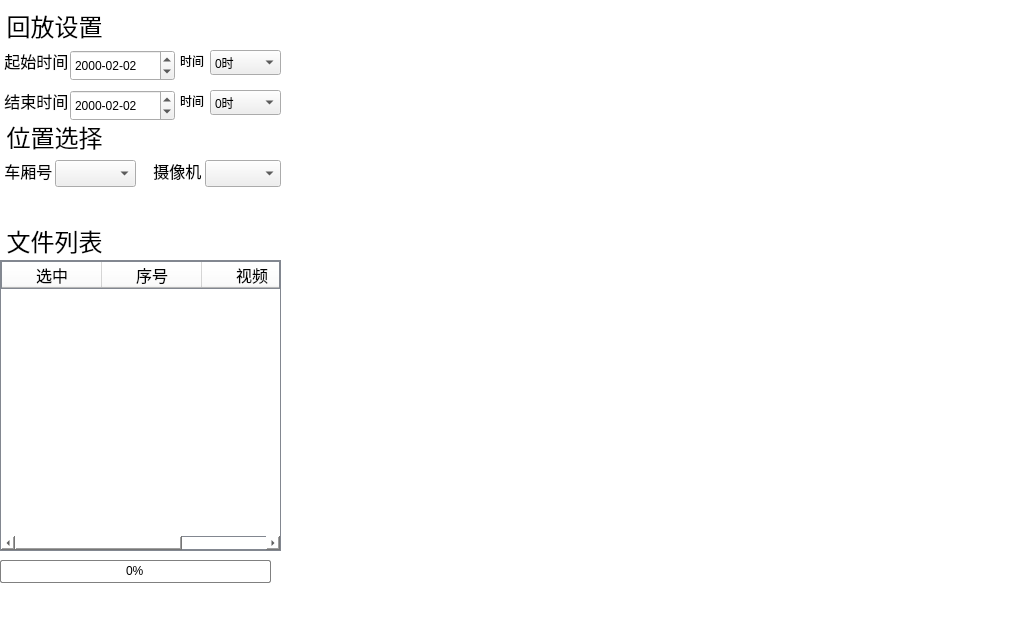
<?xml version="1.0" encoding="UTF-8"?>
<ui version="4.0">
 <class>recordPlayWidget</class>
 <widget class="QWidget" name="recordPlayWidget">
  <property name="geometry">
   <rect>
    <x>0</x>
    <y>0</y>
    <width>1024</width>
    <height>630</height>
   </rect>
  </property>
  <property name="windowTitle">
   <string>Form</string>
  </property>
  <property name="styleSheet">
   <string notr="true"/>
  </property>
  <widget class="QComboBox" name="cameraSelectionComboBox">
   <property name="geometry">
    <rect>
     <x>205</x>
     <y>160</y>
     <width>76</width>
     <height>27</height>
    </rect>
   </property>
   <property name="font">
    <font>
     <pointsize>12</pointsize>
    </font>
   </property>
  </widget>
  <widget class="QLabel" name="label_5">
   <property name="geometry">
    <rect>
     <x>0</x>
     <y>120</y>
     <width>111</width>
     <height>33</height>
    </rect>
   </property>
   <property name="font">
    <font>
     <pointsize>18</pointsize>
    </font>
   </property>
   <property name="styleSheet">
    <string notr="true"> #label_5 { 
	color: rgb(0, 0, 0);
    background-color: rgb(255, 255, 255);
  } 
 #label_5 * { 
     background-color:; 
 }</string>
   </property>
   <property name="text">
    <string> 位置选择</string>
   </property>
  </widget>
  <widget class="QPushButton" name="playNextOnePushButton">
   <property name="geometry">
    <rect>
     <x>700</x>
     <y>575</y>
     <width>51</width>
     <height>51</height>
    </rect>
   </property>
   <property name="styleSheet">
    <string notr="true">QPushButton{
background-image: url(:/monres/next.bmp);
border-color: rgb(255, 255, 255);
border-width: 1px;
border-style: solid;}

QPushButton:pressed
{background-color: rgb(86, 164, 246);
color: rgb(255, 255, 255);
border-color: rgb(170, 170, 170);
border-width: 2px;border-style: solid;}</string>
   </property>
   <property name="text">
    <string/>
   </property>
   <property name="iconSize">
    <size>
     <width>41</width>
     <height>41</height>
    </size>
   </property>
   <property name="autoRepeat">
    <bool>false</bool>
   </property>
   <property name="autoRepeatDelay">
    <number>1000</number>
   </property>
   <property name="autoRepeatInterval">
    <number>1000</number>
   </property>
   <property name="flat">
    <bool>true</bool>
   </property>
  </widget>
  <widget class="QPushButton" name="stopPushButton">
   <property name="geometry">
    <rect>
     <x>560</x>
     <y>575</y>
     <width>51</width>
     <height>51</height>
    </rect>
   </property>
   <property name="styleSheet">
    <string notr="true">QPushButton{
background-image: url(:/monres/stop.bmp);
border-color: rgb(255, 255, 255);
border-width: 1px;
border-style: solid;}

QPushButton:pressed
{background-color: rgb(86, 164, 246);
color: rgb(255, 255, 255);
border-color: rgb(170, 170, 170);
border-width: 2px;border-style: solid;}
</string>
   </property>
   <property name="text">
    <string/>
   </property>
   <property name="iconSize">
    <size>
     <width>41</width>
     <height>41</height>
    </size>
   </property>
   <property name="flat">
    <bool>true</bool>
   </property>
  </widget>
  <widget class="QLabel" name="label_7">
   <property name="geometry">
    <rect>
     <x>140</x>
     <y>150</y>
     <width>121</width>
     <height>41</height>
    </rect>
   </property>
   <property name="font">
    <font>
     <pointsize>12</pointsize>
    </font>
   </property>
   <property name="styleSheet">
    <string notr="true"> #label_7 { 
	color: rgb(0, 0, 0);
    background-color: rgb(255, 255, 255);
  } 
 #label_7 * { 
     background-color:; 
 }</string>
   </property>
   <property name="text">
    <string>   摄像机</string>
   </property>
  </widget>
  <widget class="QPushButton" name="alarmPushButton">
   <property name="geometry">
    <rect>
     <x>770</x>
     <y>585</y>
     <width>82</width>
     <height>36</height>
    </rect>
   </property>
   <property name="font">
    <font>
     <pointsize>12</pointsize>
    </font>
   </property>
   <property name="styleSheet">
    <string notr="true">QPushButton{
background-image: url(:/monres/alertoff.bmp);
border-color: rgb(255, 255, 255);
border-width: 1px;
border-style: solid;}


QPushButton:pressed
{background-color: rgb(86, 164, 246);color: rgb(255, 255, 255);border-color: rgb(170, 170, 170);border-width: 2px;border-style: solid;}</string>
   </property>
   <property name="text">
    <string/>
   </property>
   <property name="checkable">
    <bool>true</bool>
   </property>
  </widget>
  <widget class="QTableWidget" name="recordFileTableWidget">
   <property name="geometry">
    <rect>
     <x>0</x>
     <y>260</y>
     <width>281</width>
     <height>291</height>
    </rect>
   </property>
   <property name="font">
    <font>
     <pointsize>12</pointsize>
    </font>
   </property>
   <property name="styleSheet">
    <string notr="true">border-style: none;
background-color: rgb(255,255,255);
gridline-color: rgb(130, 135, 144);
border-color: rgb(130, 135, 144);
border-width: 1px;border-style: solid;</string>
   </property>
   <property name="showGrid">
    <bool>false</bool>
   </property>
   <property name="columnCount">
    <number>3</number>
   </property>
   <attribute name="horizontalHeaderCascadingSectionResizes">
    <bool>false</bool>
   </attribute>
   <attribute name="horizontalHeaderDefaultSectionSize">
    <number>100</number>
   </attribute>
   <attribute name="horizontalHeaderShowSortIndicator" stdset="0">
    <bool>false</bool>
   </attribute>
   <attribute name="horizontalHeaderStretchLastSection">
    <bool>true</bool>
   </attribute>
   <attribute name="verticalHeaderVisible">
    <bool>false</bool>
   </attribute>
   <column>
    <property name="text">
     <string>选中</string>
    </property>
    <property name="font">
     <font>
      <pointsize>12</pointsize>
      <weight>50</weight>
      <bold>false</bold>
     </font>
    </property>
    <property name="textAlignment">
     <set>AlignCenter</set>
    </property>
    <property name="background">
     <color>
      <red>255</red>
      <green>255</green>
      <blue>255</blue>
     </color>
    </property>
   </column>
   <column>
    <property name="text">
     <string>序号</string>
    </property>
    <property name="font">
     <font>
      <pointsize>12</pointsize>
      <weight>50</weight>
      <bold>false</bold>
     </font>
    </property>
    <property name="textAlignment">
     <set>AlignCenter</set>
    </property>
    <property name="background">
     <color>
      <red>255</red>
      <green>255</green>
      <blue>255</blue>
     </color>
    </property>
   </column>
   <column>
    <property name="text">
     <string>视频</string>
    </property>
    <property name="font">
     <font>
      <pointsize>12</pointsize>
      <weight>50</weight>
      <bold>false</bold>
     </font>
    </property>
    <property name="textAlignment">
     <set>AlignCenter</set>
    </property>
    <property name="background">
     <color>
      <red>255</red>
      <green>255</green>
      <blue>255</blue>
     </color>
    </property>
   </column>
  </widget>
  <widget class="QPushButton" name="playLastOnePushButton">
   <property name="geometry">
    <rect>
     <x>280</x>
     <y>575</y>
     <width>51</width>
     <height>51</height>
    </rect>
   </property>
   <property name="styleSheet">
    <string notr="true">QPushButton{
background-image: url(:/monres/before.bmp);
border-color: rgb(255, 255, 255);
border-width: 1px;
border-style: solid;}

QPushButton:pressed
{background-color: rgb(86, 164, 246);
color: rgb(255, 255, 255);
border-color: rgb(170, 170, 170);
border-width: 2px;border-style: solid;}
</string>
   </property>
   <property name="text">
    <string/>
   </property>
   <property name="iconSize">
    <size>
     <width>41</width>
     <height>41</height>
    </size>
   </property>
   <property name="autoRepeat">
    <bool>false</bool>
   </property>
   <property name="autoRepeatDelay">
    <number>1000</number>
   </property>
   <property name="autoRepeatInterval">
    <number>1000</number>
   </property>
   <property name="flat">
    <bool>true</bool>
   </property>
  </widget>
  <widget class="QPushButton" name="queryPushButton">
   <property name="geometry">
    <rect>
     <x>90</x>
     <y>195</y>
     <width>112</width>
     <height>32</height>
    </rect>
   </property>
   <property name="font">
    <font>
     <pointsize>12</pointsize>
    </font>
   </property>
   <property name="styleSheet">
    <string notr="true">QPushButton{
background-image: url(:/monres/search.bmp);
border-color: rgb(255, 255, 255);
border-width: 1px;
border-style: solid;}


QPushButton:pressed
{background-color: rgb(86, 164, 246);color: rgb(255, 255, 255);border-color: rgb(170, 170, 170);border-width: 2px;border-style: solid;}</string>
   </property>
   <property name="text">
    <string/>
   </property>
  </widget>
  <widget class="QLabel" name="label_2">
   <property name="geometry">
    <rect>
     <x>0</x>
     <y>0</y>
     <width>111</width>
     <height>51</height>
    </rect>
   </property>
   <property name="font">
    <font>
     <pointsize>18</pointsize>
    </font>
   </property>
   <property name="styleSheet">
    <string notr="true"> #label_2 { 
	color: rgb(0, 0, 0);
    background-color: rgb(255, 255, 255);
  } 
 #label_2 * { 
     background-color:; 
 }</string>
   </property>
   <property name="text">
    <string> 回放设置</string>
   </property>
  </widget>
  <widget class="QPushButton" name="downLoadPushButton">
   <property name="geometry">
    <rect>
     <x>30</x>
     <y>585</y>
     <width>207</width>
     <height>43</height>
    </rect>
   </property>
   <property name="font">
    <font>
     <pointsize>12</pointsize>
    </font>
   </property>
   <property name="styleSheet">
    <string notr="true">QPushButton{
background-image: url(:/monres/videodownload.bmp);
border-color: rgb(255, 255, 255);
border-width: 1px;
border-style: solid;}

QPushButton:pressed
{background-color: rgb(86, 164, 246);color: rgb(255, 255, 255);border-color: rgb(170, 170, 170);border-width: 2px;border-style: solid;}</string>
   </property>
   <property name="text">
    <string/>
   </property>
  </widget>
  <widget class="QPushButton" name="minusStepPushButton">
   <property name="geometry">
    <rect>
     <x>945</x>
     <y>555</y>
     <width>69</width>
     <height>31</height>
    </rect>
   </property>
   <property name="styleSheet">
    <string notr="true">
QPushButton{
background-image: url(:/monres/mslow.bmp);
border-color: rgb(255, 255, 255);
border-width: 1px;
border-style: solid;}

QPushButton:pressed
{background-color: rgb(86, 164, 246);
color: rgb(255, 255, 255);
border-color: rgb(170, 170, 170);
border-width: 2px;border-style: solid;}</string>
   </property>
   <property name="locale">
    <locale language="English" country="TuvaluCountry"/>
   </property>
   <property name="text">
    <string/>
   </property>
   <property name="iconSize">
    <size>
     <width>41</width>
     <height>41</height>
    </size>
   </property>
   <property name="flat">
    <bool>true</bool>
   </property>
  </widget>
  <widget class="QPushButton" name="playPushButton">
   <property name="geometry">
    <rect>
     <x>420</x>
     <y>575</y>
     <width>51</width>
     <height>51</height>
    </rect>
   </property>
   <property name="styleSheet">
    <string notr="true">QPushButton{
background-image: url(:/monres/start.bmp);
border-color: rgb(255, 255, 255);
border-width: 1px;
border-style: solid;}

QPushButton:pressed
{background-color: rgb(86, 164, 246);
color: rgb(255, 255, 255);
border-color: rgb(170, 170, 170);
border-width: 2px;border-style: solid;}
</string>
   </property>
   <property name="text">
    <string/>
   </property>
   <property name="iconSize">
    <size>
     <width>41</width>
     <height>41</height>
    </size>
   </property>
   <property name="flat">
    <bool>true</bool>
   </property>
  </widget>
  <widget class="QLabel" name="label_6">
   <property name="geometry">
    <rect>
     <x>0</x>
     <y>150</y>
     <width>141</width>
     <height>41</height>
    </rect>
   </property>
   <property name="font">
    <font>
     <pointsize>12</pointsize>
    </font>
   </property>
   <property name="styleSheet">
    <string notr="true"> #label_6 { 
	color: rgb(0, 0, 0);
    background-color: rgb(255, 255, 255);
  } 
 #label_6 * { 
     background-color:; 
 }</string>
   </property>
   <property name="text">
    <string> 车厢号</string>
   </property>
  </widget>
  <widget class="QLabel" name="label_4">
   <property name="geometry">
    <rect>
     <x>0</x>
     <y>80</y>
     <width>71</width>
     <height>41</height>
    </rect>
   </property>
   <property name="font">
    <font>
     <pointsize>12</pointsize>
    </font>
   </property>
   <property name="styleSheet">
    <string notr="true"> #label_4 { 
	color: rgb(0, 0, 0);
    background-color: rgb(255, 255, 255);
  } 
 #label_4 * { 
     background-color:; 
 }</string>
   </property>
   <property name="text">
    <string> 结束时间</string>
   </property>
  </widget>
  <widget class="QPushButton" name="fastForwardPushButton">
   <property name="geometry">
    <rect>
     <x>630</x>
     <y>575</y>
     <width>51</width>
     <height>51</height>
    </rect>
   </property>
   <property name="styleSheet">
    <string notr="true">QPushButton{
background-image: url(:/monres/fast.bmp);
border-color: rgb(255, 255, 255);
border-width: 1px;
border-style: solid;}

QPushButton:pressed
{background-color: rgb(86, 164, 246);
color: rgb(255, 255, 255);
border-color: rgb(170, 170, 170);
border-width: 2px;border-style: solid;}
</string>
   </property>
   <property name="text">
    <string/>
   </property>
   <property name="iconSize">
    <size>
     <width>41</width>
     <height>41</height>
    </size>
   </property>
   <property name="flat">
    <bool>true</bool>
   </property>
  </widget>
  <widget class="QLabel" name="label_9">
   <property name="geometry">
    <rect>
     <x>0</x>
     <y>220</y>
     <width>121</width>
     <height>41</height>
    </rect>
   </property>
   <property name="font">
    <font>
     <pointsize>18</pointsize>
    </font>
   </property>
   <property name="styleSheet">
    <string notr="true"> #label_9 { 
	color: rgb(0, 0, 0);
    background-color: rgb(255, 255, 255);
  } 
 #label_9 * { 
     background-color:; 
 }</string>
   </property>
   <property name="text">
    <string> 文件列表</string>
   </property>
  </widget>
  <widget class="QPushButton" name="slowForwardPushButton">
   <property name="geometry">
    <rect>
     <x>350</x>
     <y>575</y>
     <width>51</width>
     <height>51</height>
    </rect>
   </property>
   <property name="styleSheet">
    <string notr="true">QPushButton{
background-image: url(:/monres/slow.bmp);
border-color: rgb(255, 255, 255);
border-width: 1px;
border-style: solid;}

QPushButton:pressed
{background-color: rgb(86, 164, 246);
color: rgb(255, 255, 255);
border-color: rgb(170, 170, 170);
border-width: 2px;border-style: solid;}
</string>
   </property>
   <property name="text">
    <string/>
   </property>
   <property name="iconSize">
    <size>
     <width>41</width>
     <height>41</height>
    </size>
   </property>
   <property name="flat">
    <bool>true</bool>
   </property>
  </widget>
  <widget class="QLabel" name="label_3">
   <property name="geometry">
    <rect>
     <x>0</x>
     <y>40</y>
     <width>71</width>
     <height>41</height>
    </rect>
   </property>
   <property name="font">
    <font>
     <pointsize>12</pointsize>
    </font>
   </property>
   <property name="styleSheet">
    <string notr="true"> #label_3 { 
	color: rgb(0, 0, 0);
    background-color: rgb(255, 255, 255);
  } 
 #label_3 * { 
     background-color:; 
 }</string>
   </property>
   <property name="text">
    <string> 起始时间</string>
   </property>
  </widget>
  <widget class="QComboBox" name="carSeletionComboBox">
   <property name="geometry">
    <rect>
     <x>55</x>
     <y>160</y>
     <width>81</width>
     <height>27</height>
    </rect>
   </property>
   <property name="font">
    <font>
     <pointsize>12</pointsize>
    </font>
   </property>
  </widget>
  <widget class="QPushButton" name="plusStepPushButton">
   <property name="geometry">
    <rect>
     <x>945</x>
     <y>590</y>
     <width>68</width>
     <height>30</height>
    </rect>
   </property>
   <property name="styleSheet">
    <string notr="true">QPushButton{
background-image: url(:/monres/mfast.bmp);
border-color: rgb(255, 255, 255);
border-width: 1px;
border-style: solid;}

QPushButton:pressed
{background-color: rgb(86, 164, 246);color: rgb(255, 255, 255);border-color: rgb(170, 170, 170);border-width: 2px;border-style: solid;}</string>
   </property>
   <property name="text">
    <string/>
   </property>
   <property name="iconSize">
    <size>
     <width>41</width>
     <height>41</height>
    </size>
   </property>
   <property name="flat">
    <bool>true</bool>
   </property>
  </widget>
  <widget class="QDateEdit" name="StartdateEdit">
   <property name="enabled">
    <bool>true</bool>
   </property>
   <property name="geometry">
    <rect>
     <x>70</x>
     <y>50</y>
     <width>105</width>
     <height>31</height>
    </rect>
   </property>
   <property name="focusPolicy">
    <enum>Qt::TabFocus</enum>
   </property>
   <property name="locale">
    <locale language="Chinese" country="China"/>
   </property>
   <property name="inputMethodHints">
    <set>Qt::ImhNone</set>
   </property>
   <property name="keyboardTracking">
    <bool>false</bool>
   </property>
   <property name="displayFormat">
    <string>yyyy-MM-dd</string>
   </property>
   <property name="calendarPopup">
    <bool>false</bool>
   </property>
   <property name="timeSpec">
    <enum>Qt::LocalTime</enum>
   </property>
   <property name="date">
    <date>
     <year>2000</year>
     <month>2</month>
     <day>2</day>
    </date>
   </property>
  </widget>
  <widget class="QDateEdit" name="EnddateEdit">
   <property name="geometry">
    <rect>
     <x>70</x>
     <y>90</y>
     <width>105</width>
     <height>31</height>
    </rect>
   </property>
   <property name="locale">
    <locale language="Chinese" country="China"/>
   </property>
   <property name="inputMethodHints">
    <set>Qt::ImhNone</set>
   </property>
   <property name="keyboardTracking">
    <bool>false</bool>
   </property>
   <property name="displayFormat">
    <string>yyyy-MM-dd</string>
   </property>
   <property name="calendarPopup">
    <bool>false</bool>
   </property>
   <property name="currentSectionIndex">
    <number>0</number>
   </property>
   <property name="timeSpec">
    <enum>Qt::LocalTime</enum>
   </property>
   <property name="date">
    <date>
     <year>2000</year>
     <month>2</month>
     <day>2</day>
    </date>
   </property>
  </widget>
  <widget class="QLabel" name="label">
   <property name="geometry">
    <rect>
     <x>180</x>
     <y>50</y>
     <width>31</width>
     <height>21</height>
    </rect>
   </property>
   <property name="text">
    <string>时间</string>
   </property>
  </widget>
  <widget class="QLabel" name="label_14">
   <property name="geometry">
    <rect>
     <x>180</x>
     <y>90</y>
     <width>31</width>
     <height>21</height>
    </rect>
   </property>
   <property name="text">
    <string>时间</string>
   </property>
  </widget>
  <widget class="QPushButton" name="canselPushButton">
   <property name="geometry">
    <rect>
     <x>860</x>
     <y>585</y>
     <width>82</width>
     <height>36</height>
    </rect>
   </property>
   <property name="font">
    <font>
     <pointsize>12</pointsize>
    </font>
   </property>
   <property name="styleSheet">
    <string notr="true">QPushButton{
background-image: url(:/monres/cancel.bmp);
border-color: rgb(255, 255, 255);
border-width: 1px;
border-style: solid;}

QPushButton:pressed
{background-color: rgb(86, 164, 246);color: rgb(255, 255, 255);border-color: rgb(170, 170, 170);border-width: 2px;border-style: solid;}</string>
   </property>
   <property name="text">
    <string/>
   </property>
   <property name="checkable">
    <bool>true</bool>
   </property>
  </widget>
  <widget class="QPushButton" name="pushButton">
   <property name="geometry">
    <rect>
     <x>490</x>
     <y>575</y>
     <width>51</width>
     <height>51</height>
    </rect>
   </property>
   <property name="styleSheet">
    <string notr="true">QPushButton{
background-image: url(:/monres/pause1.bmp);
border-color: rgb(255, 255, 255);
border-width: 1px;
border-style: solid;}

QPushButton:pressed
{background-color: rgb(86, 164, 246);
color: rgb(255, 255, 255);
border-color: rgb(170, 170, 170);
border-width: 2px;border-style: solid;}
</string>
   </property>
   <property name="text">
    <string/>
   </property>
  </widget>
  <widget class="QLabel" name="label_12">
   <property name="geometry">
    <rect>
     <x>0</x>
     <y>0</y>
     <width>1024</width>
     <height>630</height>
    </rect>
   </property>
   <property name="styleSheet">
    <string notr="true">background-color: rgb(255, 255, 255);</string>
   </property>
   <property name="text">
    <string/>
   </property>
  </widget>
  <widget class="QProgressBar" name="fileDownloadProgressBar">
   <property name="geometry">
    <rect>
     <x>0</x>
     <y>560</y>
     <width>271</width>
     <height>23</height>
    </rect>
   </property>
   <property name="styleSheet">
    <string notr="true">QProgressBar {
	background-color: rgb(0, 193, 37);
   border: 1px solid grey;
   border-radius: 2px;
   background-color: #FFFFFF;
}
 
QProgressBar::chunk {
   background-color: #4FEE9C;
   width: 20px;
}
 
QProgressBar {
   border: 1px solid grey;
   border-radius: 2px;
   text-align: center;
}</string>
   </property>
   <property name="value">
    <number>0</number>
   </property>
  </widget>
  <widget class="QComboBox" name="StartcomboBox">
   <property name="geometry">
    <rect>
     <x>210</x>
     <y>50</y>
     <width>71</width>
     <height>25</height>
    </rect>
   </property>
   <item>
    <property name="text">
     <string>0时</string>
    </property>
   </item>
   <item>
    <property name="text">
     <string>1时</string>
    </property>
   </item>
   <item>
    <property name="text">
     <string>2时</string>
    </property>
   </item>
   <item>
    <property name="text">
     <string>3时</string>
    </property>
   </item>
   <item>
    <property name="text">
     <string>4时</string>
    </property>
   </item>
   <item>
    <property name="text">
     <string>5时</string>
    </property>
   </item>
   <item>
    <property name="text">
     <string>6时</string>
    </property>
   </item>
   <item>
    <property name="text">
     <string>7时</string>
    </property>
   </item>
   <item>
    <property name="text">
     <string>8时</string>
    </property>
   </item>
   <item>
    <property name="text">
     <string>9时</string>
    </property>
   </item>
   <item>
    <property name="text">
     <string>10时</string>
    </property>
   </item>
   <item>
    <property name="text">
     <string>11时</string>
    </property>
   </item>
   <item>
    <property name="text">
     <string>12时</string>
    </property>
   </item>
   <item>
    <property name="text">
     <string>13时</string>
    </property>
   </item>
   <item>
    <property name="text">
     <string>14时</string>
    </property>
   </item>
   <item>
    <property name="text">
     <string>15时</string>
    </property>
   </item>
   <item>
    <property name="text">
     <string>16时</string>
    </property>
   </item>
   <item>
    <property name="text">
     <string>17时</string>
    </property>
   </item>
   <item>
    <property name="text">
     <string>18时</string>
    </property>
   </item>
   <item>
    <property name="text">
     <string>19时</string>
    </property>
   </item>
   <item>
    <property name="text">
     <string>20时</string>
    </property>
   </item>
   <item>
    <property name="text">
     <string>21时</string>
    </property>
   </item>
   <item>
    <property name="text">
     <string>22时</string>
    </property>
   </item>
   <item>
    <property name="text">
     <string>23时</string>
    </property>
   </item>
  </widget>
  <widget class="QComboBox" name="EndcomboBox">
   <property name="geometry">
    <rect>
     <x>210</x>
     <y>90</y>
     <width>71</width>
     <height>25</height>
    </rect>
   </property>
   <item>
    <property name="text">
     <string>0时</string>
    </property>
   </item>
   <item>
    <property name="text">
     <string>1时</string>
    </property>
   </item>
   <item>
    <property name="text">
     <string>2时</string>
    </property>
   </item>
   <item>
    <property name="text">
     <string>3时</string>
    </property>
   </item>
   <item>
    <property name="text">
     <string>4时</string>
    </property>
   </item>
   <item>
    <property name="text">
     <string>5时</string>
    </property>
   </item>
   <item>
    <property name="text">
     <string>6时</string>
    </property>
   </item>
   <item>
    <property name="text">
     <string>7时</string>
    </property>
   </item>
   <item>
    <property name="text">
     <string>8时</string>
    </property>
   </item>
   <item>
    <property name="text">
     <string>9时</string>
    </property>
   </item>
   <item>
    <property name="text">
     <string>10时</string>
    </property>
   </item>
   <item>
    <property name="text">
     <string>11时</string>
    </property>
   </item>
   <item>
    <property name="text">
     <string>12时</string>
    </property>
   </item>
   <item>
    <property name="text">
     <string>13时</string>
    </property>
   </item>
   <item>
    <property name="text">
     <string>14时</string>
    </property>
   </item>
   <item>
    <property name="text">
     <string>15时</string>
    </property>
   </item>
   <item>
    <property name="text">
     <string>16时</string>
    </property>
   </item>
   <item>
    <property name="text">
     <string>17时</string>
    </property>
   </item>
   <item>
    <property name="text">
     <string>18时</string>
    </property>
   </item>
   <item>
    <property name="text">
     <string>19时</string>
    </property>
   </item>
   <item>
    <property name="text">
     <string>20时</string>
    </property>
   </item>
   <item>
    <property name="text">
     <string>21时</string>
    </property>
   </item>
   <item>
    <property name="text">
     <string>22时</string>
    </property>
   </item>
   <item>
    <property name="text">
     <string>23时</string>
    </property>
   </item>
  </widget>
  <zorder>label_12</zorder>
  <zorder>label_5</zorder>
  <zorder>stopPushButton</zorder>
  <zorder>label_7</zorder>
  <zorder>alarmPushButton</zorder>
  <zorder>playLastOnePushButton</zorder>
  <zorder>label_2</zorder>
  <zorder>minusStepPushButton</zorder>
  <zorder>playPushButton</zorder>
  <zorder>label_6</zorder>
  <zorder>label_4</zorder>
  <zorder>fastForwardPushButton</zorder>
  <zorder>label_9</zorder>
  <zorder>slowForwardPushButton</zorder>
  <zorder>label_3</zorder>
  <zorder>carSeletionComboBox</zorder>
  <zorder>plusStepPushButton</zorder>
  <zorder>cameraSelectionComboBox</zorder>
  <zorder>recordFileTableWidget</zorder>
  <zorder>downLoadPushButton</zorder>
  <zorder>playNextOnePushButton</zorder>
  <zorder>StartdateEdit</zorder>
  <zorder>EnddateEdit</zorder>
  <zorder>label</zorder>
  <zorder>label_14</zorder>
  <zorder>canselPushButton</zorder>
  <zorder>pushButton</zorder>
  <zorder>queryPushButton</zorder>
  <zorder>fileDownloadProgressBar</zorder>
  <zorder>StartcomboBox</zorder>
  <zorder>EndcomboBox</zorder>
 </widget>
 <resources/>
 <connections/>
</ui>
